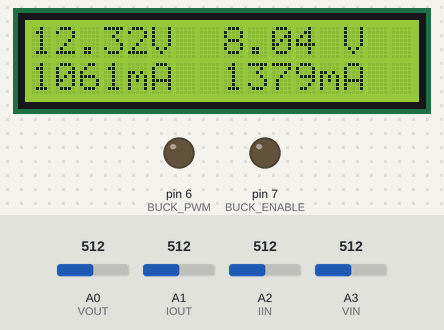
Bench run of a sketch on a simulated Arduino Uno, built with avr-gcc and run on an emulated ATmega328P. Shown: 16×2 character LCD, output pins drawn as LEDs (lit = HIGH). The test bench sets the inputs (shaded band); at power-on: A3 (VIN) = 512, A0 (VOUT) = 512, A1 (IOUT) = 512, A2 (IIN) = 512.

Above: at 1.7 s.
1.8 s: A3 (VIN) set to 738
At 2.7 s:
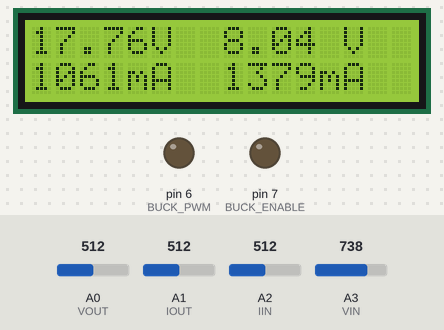
3.7 s: A3 (VIN) set to 754
At 5.9 s:
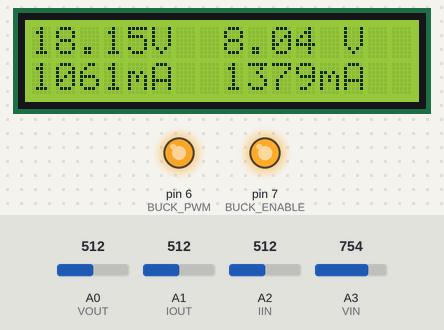
6.4 s: A0 (VOUT) set to 716
At 7.7 s:
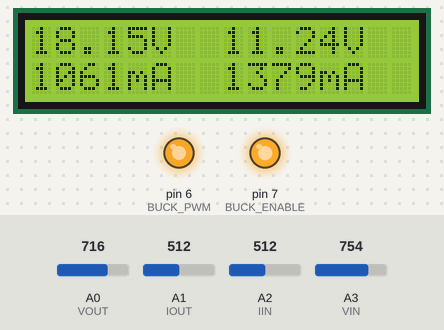
8.1 s: A1 (IOUT) set to 716
At 8.6 s:
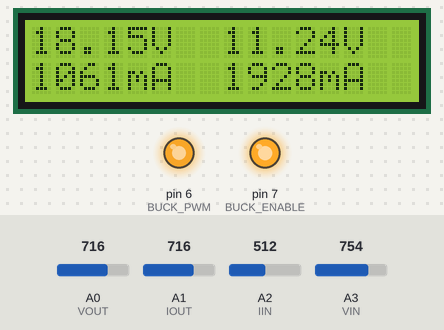
9.7 s: A2 (IIN) set to 716
At 10.7 s:
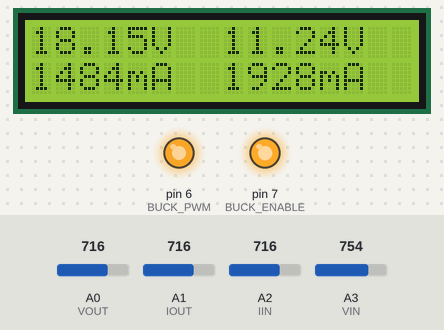
12.7 s: A0 (VOUT) set to 871
At 13.7 s:
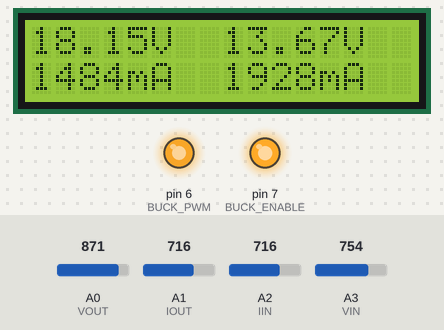
14.7 s: A0 (VOUT) set to 904
Timing chart, 0 to 17.8 s (numbered marks = the images above; inputs shaded):
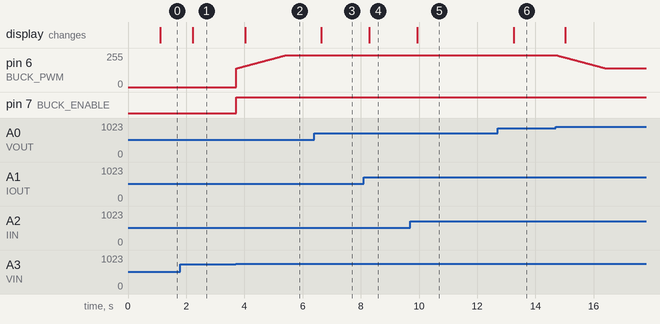

The sketch:

SolarPanel.ino
```cpp
/*
 * Inductance Meter Shield for Arduino Uno
 * Lukas Fässler, 2015-02-11
 * See www.soldernerd.com for description, schematics, Eagle files, photos and more
 */

//Define ports
#define BUCK_ENABLE 7
#define BUCK_PWM 6
#define VIN A3
#define IIN A2
#define VOUT A0
#define IOUT A1

//These voltages control the behaviour of our solar charger
#define ENABLE_VOLTAGE 18.0
#define DISABLE_VOLTAGE 15.0
#define INPUT_TARGET_VOLTAGE 17.0
#define OUTPUT_TARGET_VOLTAGE_LOW 13.8
#define OUTPUT_TARGET_VOLTAGE_HIGH 13.9
#define INPUT_CURRENT_LIMIT 2000.0
#define OUTPUT_CURRENT_LIMIT 3000.0
#define INPUT_CURRENT_MINIMUM 0.0

//Duty cycle limits
#define DUTY_CYCLE_MINIMUM 140
#define DUTY_CYCLE_MAXIMUM 240

//This compenstates for the timer running at a clock that is 64 faster than usual
#define DELAY_FACTOR 64

//The first term is a calculated or ideal multiplier
//The second term (the one close to 1.0) is an adjustment based on actual measurement
#define VIN_MULTIPLIER 0.023949 * 1.00507
#define VOUT_MULTIPLIER 0.01564 * 1.0036
#define IIN_MULTIPLIER 2.0798 * 0.99688
#define IOUT_MULTIPLIER 2.7153 *0.99202

//Set up the LCD library
#include <LiquidCrystal.h>
#define LCD_RS 12
#define LCD_RW 11
#define LCD_EN 10
#define LCD_D7 2
#define LCD_D6 3
#define LCD_D5 4
#define LCD_D4 5
LiquidCrystal lcd(LCD_RS, LCD_RW, LCD_EN, LCD_D4, LCD_D5, LCD_D6, LCD_D7);

//Some global variables
uint8_t buck_dutycycle;
float input_voltage;
float input_current;
float output_voltage;
float output_current;

//Set up the step-down DC-DC converter
void buck_setup()
{
  //Half-bridge driver enable signal
  pinMode(BUCK_ENABLE, OUTPUT);
  digitalWrite(BUCK_ENABLE, LOW);
  //Half-bridge driver PWM signal
  pinMode(BUCK_PWM, OUTPUT);
  //Fast PWM (mode 3) on OC0A (Arduino pin 6)
  TCCR0A = 0b00000011;
  TCCR0B = 0b00000001; //Prescaler=1
  //Set dutycycle
  buck_dutycycle = 0;
  OCR0A = buck_dutycycle;
}

//Turn on the step-down DC-DC converter
void buck_enable()
{
  // Clock source enabled with prescaler=1
  TCCR0A &= 0b10111111;
  TCCR0A |= 0b10000000;
  //Enable signal high
  digitalWrite(BUCK_ENABLE, HIGH);
}

//Turn off the step-down DC-DC converter
void buck_disable()
{
  //Enable signal low
  digitalWrite(BUCK_ENABLE, LOW);
  // Clock source disabled
  TCCR0A &= 0b00111111;
  buck_dutycycle = 0;
}

//Set the duty-cycle for the DC-DC converter
void buck_duty(uint8_t duty)
{
  //The buck needs some off-time to keep the bootstrap capacitor of the upper FET charged
  //To ensure this we set a duty cycle clearly below 100%
  if(duty>DUTY_CYCLE_MAXIMUM)
  {
     duty = DUTY_CYCLE_MAXIMUM;
  }
  //A synchronous buck like ours can pump energy from the output to the input if the duty cycle drops below 50%
  //Eliminate this possibility by enforcing a duty cycle clearly above 50%
  if(duty<DUTY_CYCLE_MINIMUM)
  {
      duty = DUTY_CYCLE_MINIMUM;
  }
  buck_dutycycle = duty;
  OCR0A = duty;
}

//Shows measured voltages and currents on the LCD
void write_display()
{
  lcd.setCursor(0, 0);
  lcd.print("     V  ");
  lcd.setCursor(0, 0);
  lcd.print(input_voltage);

  lcd.setCursor(8, 0);
  lcd.print("     V  ");
  lcd.setCursor(8, 0);
  lcd.print(output_voltage);

  lcd.setCursor(0, 1);
  lcd.print("    mA  ");
  lcd.setCursor(0, 1);
  lcd.print((int16_t) input_current);

  lcd.setCursor(8, 1);
  lcd.print("    mA  ");
  lcd.setCursor(8, 1);
  lcd.print((int16_t) output_current);
}

//Measure input and output voltage and current
//Each value is measured 16 times and then averaged
void read_values()
{
  uint16_t vin_dac = 0;
  uint16_t iin_dac = 0;
  uint16_t vout_dac = 0;
  uint16_t iout_dac = 0;
  for(uint8_t j=0; j<16; ++j)
  {
    vin_dac += analogRead(VIN);
    vout_dac += analogRead(VOUT);
    iin_dac += analogRead(IIN);
    iout_dac += analogRead(IOUT);
  }
  input_voltage = vin_dac * VIN_MULTIPLIER / 16;
  output_voltage = vout_dac * VOUT_MULTIPLIER / 16;
  input_current = iin_dac * IIN_MULTIPLIER / 16;
  output_current = iout_dac * IOUT_MULTIPLIER / 16;
}

//Check if the duty cycle needs to be increased or decreased
//Also check if the DC-DC converter needs to be turned on or off
void buck_update()
{
  if(buck_dutycycle) //DC-DC converter is currently running
  {
    //Disable
    if((input_voltage<DISABLE_VOLTAGE) || (input_current<INPUT_CURRENT_MINIMUM))
    {
      buck_disable();
    }
    //Update
    else
    {
      //Reduce duty cycle
      if((input_voltage<INPUT_TARGET_VOLTAGE) || (output_voltage>OUTPUT_TARGET_VOLTAGE_HIGH) || (input_current>INPUT_CURRENT_LIMIT) || (output_current>OUTPUT_CURRENT_LIMIT))
      {
        buck_duty(buck_dutycycle-1);
      }
      //Increase duty cycle
      if((input_voltage>INPUT_TARGET_VOLTAGE) && (output_voltage<OUTPUT_TARGET_VOLTAGE_LOW))
      {
        buck_duty(buck_dutycycle+1);
      }
    }
  }
  else //DC-DC converter is turned off
  {
    //Enable
    if(input_voltage>ENABLE_VOLTAGE)
    {
       buck_duty((uint8_t) (255*output_voltage/input_voltage));
       buck_enable();
    }
  }
}

//This function is called at startup
//No, nothing in this code ever calls it
//This is Arduino-specific behaviour
void setup()
{
  //Show startup screen
  //I can't resist bragging ;-)
  lcd.begin(16, 2);
  lcd.setCursor(0, 0);
  lcd.print(" Phoenix ");
  lcd.setCursor(0, 1);
  lcd.print(" ECE Dept ");

  //Set up DC-DC converter
  buck_setup();

  //Wait a bit to show the startup screen
  delay(500*DELAY_FACTOR);
}


//This function is called forever once setup() has completed
//Again, this is Arduino-specific behaviour
void loop()
{
  for(uint8_t i=0; i<32; ++i)
  {
    read_values();
    buck_update();
    delay(10*DELAY_FACTOR);
  }
  write_display();
}
```

Measured:
- the behaviour switches between 747 and 748 on A3 (VIN) (found by bisection; images 1 and 2)
- after the input at 1.8 s, the display: changes after 0.42 s (image 1)
- after the input at 3.7 s, pin 6 (BUCK_PWM): moves from 0/255 to 240/255 over 1.7 s, starting at once; pin 7 (BUCK_ENABLE): LOW → HIGH at once; the display: changes after 0.33 s (image 2)
- after the input at 6.4 s, the display: changes after 0.23 s (image 3)
- after the input at 8.1 s, the display: changes after 0.19 s (image 4)
- after the input at 9.7 s, the display: changes after 0.24 s (image 5)
- after the input at 12.7 s, the display: changes after 0.56 s (image 6)
- after the input at 14.7 s, pin 6 (BUCK_PWM): moves from 240/255 to 140/255 over 1.7 s, starting at once
